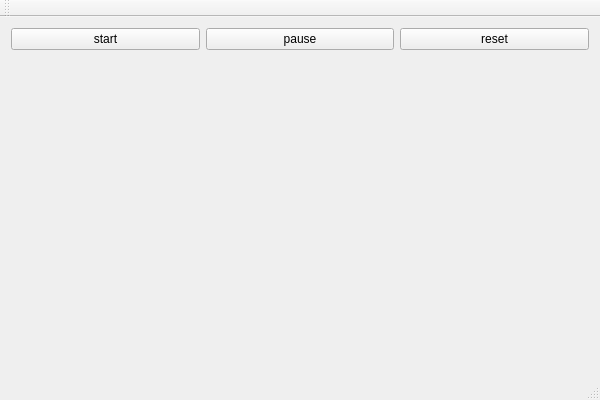
<?xml version="1.0" encoding="UTF-8"?>
<ui version="4.0">
 <class>ClockClass</class>
 <widget class="QMainWindow" name="ClockClass">
  <property name="geometry">
   <rect>
    <x>0</x>
    <y>0</y>
    <width>600</width>
    <height>400</height>
   </rect>
  </property>
  <property name="windowTitle">
   <string>Clock</string>
  </property>
  <widget class="QWidget" name="centralWidget">
   <layout class="QVBoxLayout" name="verticalLayout">
    <item>
     <layout class="QHBoxLayout" name="horizontalLayout">
      <item>
       <widget class="QPushButton" name="start">
        <property name="text">
         <string>start</string>
        </property>
       </widget>
      </item>
      <item>
       <widget class="QPushButton" name="pause">
        <property name="text">
         <string>pause</string>
        </property>
       </widget>
      </item>
      <item>
       <widget class="QPushButton" name="reset">
        <property name="text">
         <string>reset</string>
        </property>
       </widget>
      </item>
     </layout>
    </item>
    <item>
     <spacer name="verticalSpacer">
      <property name="orientation">
       <enum>Qt::Vertical</enum>
      </property>
      <property name="sizeHint" stdset="0">
       <size>
        <width>20</width>
        <height>291</height>
       </size>
      </property>
     </spacer>
    </item>
   </layout>
  </widget>
  <widget class="QMenuBar" name="menuBar">
   <property name="geometry">
    <rect>
     <x>0</x>
     <y>0</y>
     <width>600</width>
     <height>23</height>
    </rect>
   </property>
  </widget>
  <widget class="QToolBar" name="mainToolBar">
   <attribute name="toolBarArea">
    <enum>TopToolBarArea</enum>
   </attribute>
   <attribute name="toolBarBreak">
    <bool>false</bool>
   </attribute>
  </widget>
  <widget class="QStatusBar" name="statusBar"/>
 </widget>
 <layoutdefault spacing="6" margin="11"/>
 <resources>
  <include location="Clock.qrc"/>
 </resources>
 <connections/>
</ui>
